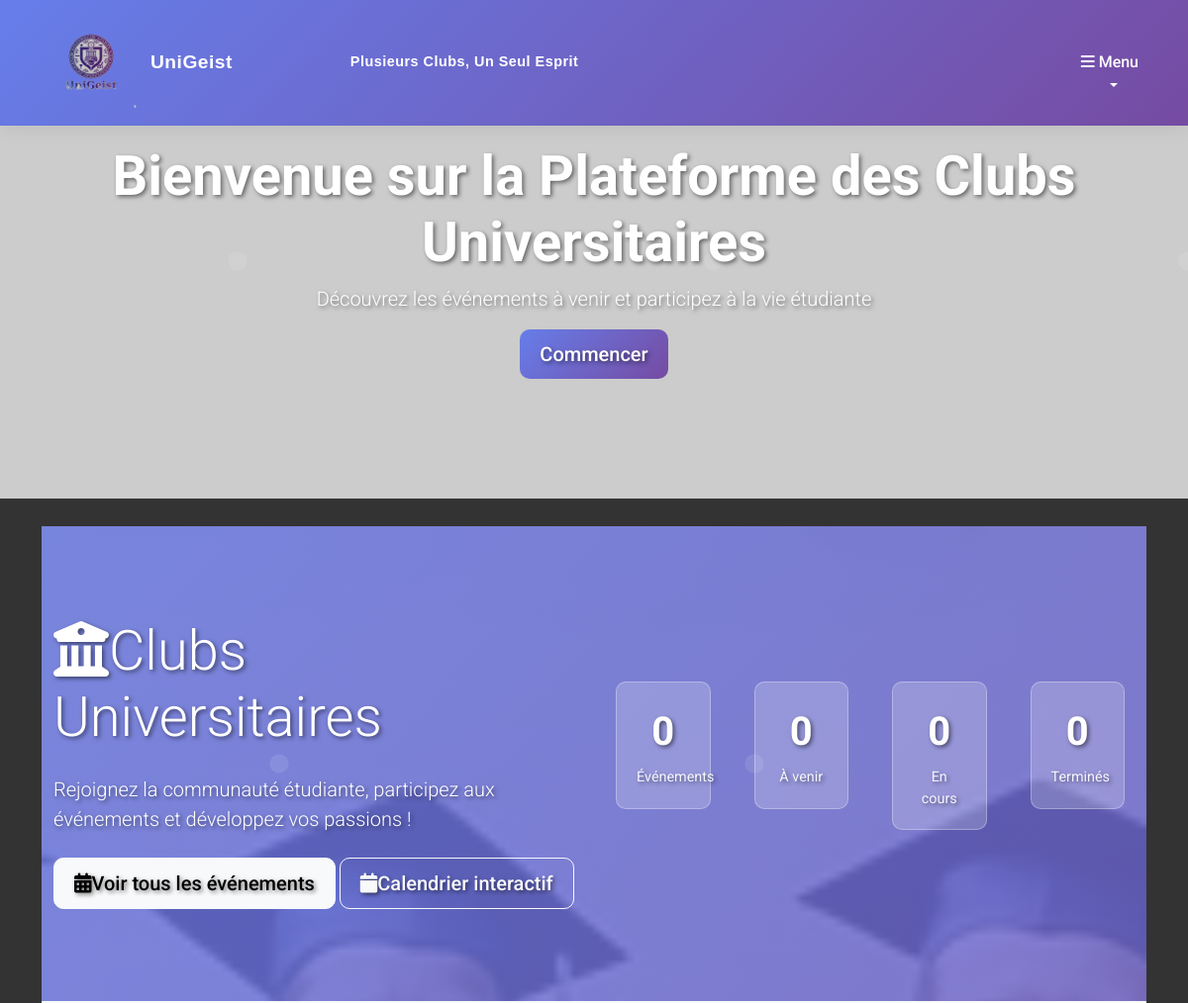
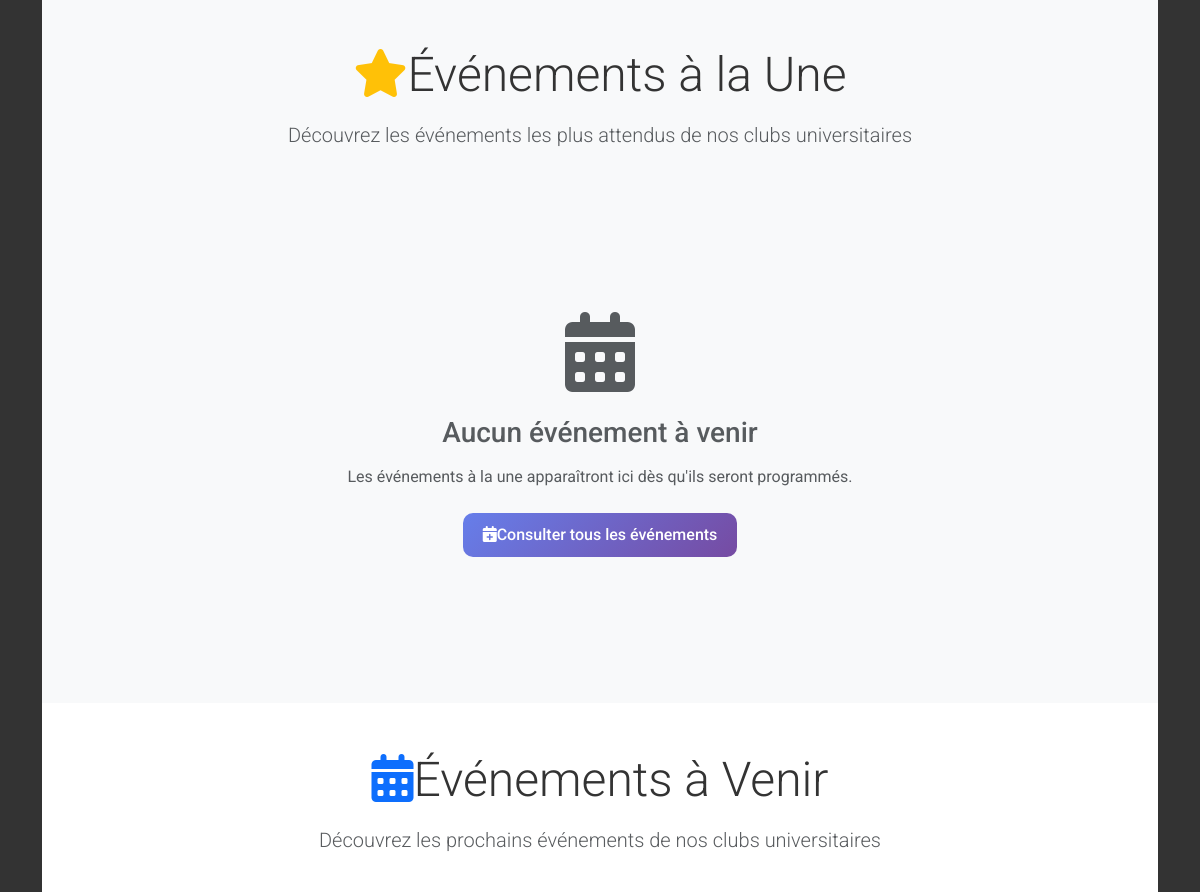
Page /evenements/ (upper part) on the earlier database version (2 pictures, top to bottom).
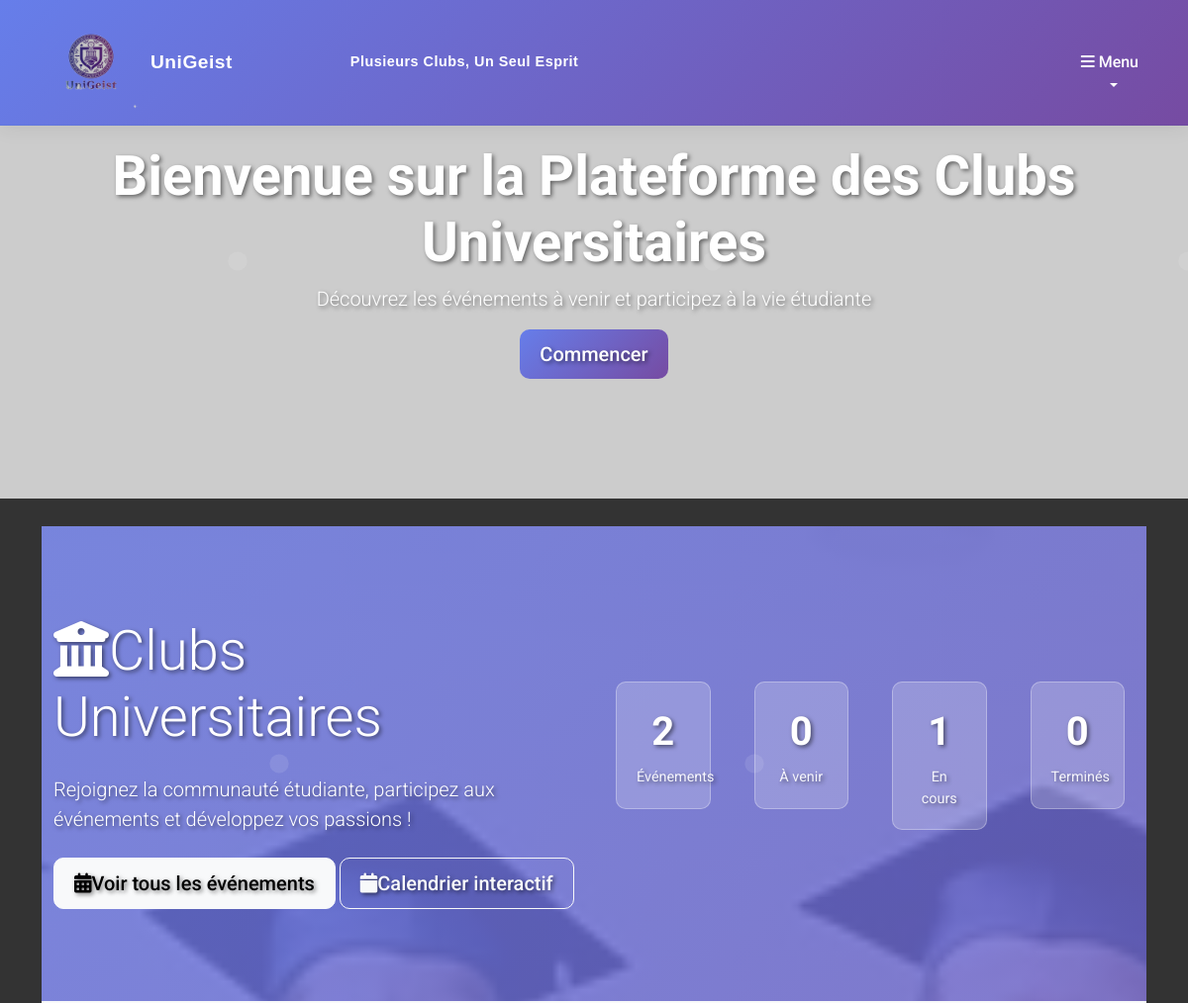
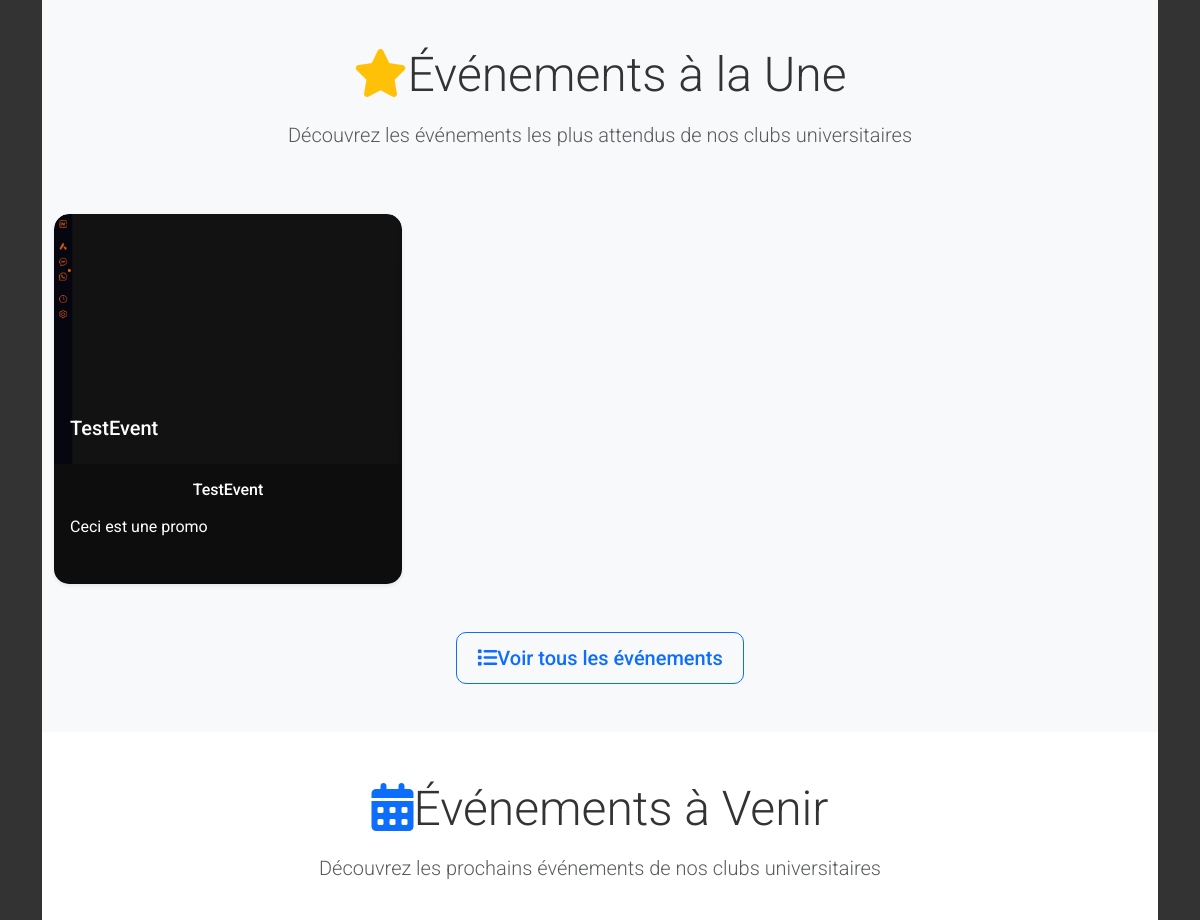
Same page on the later database version (2 pictures, top to bottom).
### appEvenements/models.py (models this page shows, shortened)
class Evenement(models.Model):
    id=models.AutoField(primary_key=True)
    titre = models.CharField(max_length=200, validators=[MinLengthValidator(6,"Le titre doit avoir au moins 6 caractères"), MaxLengthValidator(200), RegexValidator(r'^[a-zA-Z0-9\s.,!?-]+$', message="Le titre ne peut contenir que des lettres, chiffres, espaces et ponctuation basique.")])
    description = models.TextField( max_length=1000, validators=[validators.MinLengthValidator(10), validators.MaxLengthValidator(1000), validators.RegexValidator(r'^[a-zA-Z0-9\s.,!?-]+$', message="La description ne peut contenir que des lettres, chiffres, espaces et ponctuation basique.")])
    date_debut = models.DateTimeField()
    date_fin = models.DateTimeField()
    lieu = models.CharField(max_length=200, validators=[validators.MinLengthValidator(5), validators.MaxLengthValidator(200), validators.RegexValidator(r'^[a-zA-Z0-9\s.,!?-]+$', message="Le lieu ne peut contenir que des lettres, chiffres, espaces et ponctuation basique.")])
    statut = models.CharField(max_length=50, choices=[('planifie', 'Planifié'), ('en_cours', 'En cours'), ('termine', 'Terminé'), ('annule', 'Annulé')])
    visibilite = models.CharField(max_length=50, choices=[('public', 'Public'), ('prive', 'Privé')])
    max_participants = models.PositiveIntegerField(default=100, help_text="Nombre maximum de participants")
    featured = models.BooleanField(default=False, help_text="Événement à la une")
    promotion_image = models.FileField(upload_to='promotions/', blank=True, null=True, help_text="Image de promotion")
    promotion_description = models.TextField(blank=True, null=True, help_text="Description de promotion")

### appEvenements/views.py (the view)
# urls.py: path('',calendar_view, name='home'),
def calendar_view(request):
    from django.utils import timezone
    import json
    now = timezone.now()
    all_events = Evenement.objects.all().order_by('date_debut')
    featured_events = Evenement.objects.filter(featured=True).order_by('-date_debut')[:6]
    total_events = Evenement.objects.count()
    upcoming_events_count = Evenement.objects.filter(date_debut__gte=now).count()
    active_events = Evenement.objects.filter(statut='en_cours').count()
    completed_events = Evenement.objects.filter(statut='termine').count()
    events_data = []
    for event in all_events:
        event_dict = {
            'id': event.id,
            'title': event.titre,
            'start': event.date_debut.isoformat(),
            'end': event.date_fin.isoformat(),
            'description': event.description,
            'location': event.lieu,
            'status': event.statut,
            'featured': event.featured,
        }
        if event.featured:
            event_dict['color'] = '#FFD700'  # Yellow color for featured events
        events_data.append(event_dict)
    context = {
        'events': json.dumps(events_data),  # Convert to JSON string for JavaScript
        'events_list': events_data,  # Keep original list for template use
        'featured_events': featured_events,
        'upcoming_events_list': all_events.filter(date_debut__gte=now).order_by('date_debut')[:6],
        'total_events': total_events,
        'upcoming_events': upcoming_events_count,
        'active_events': active_events,
        'completed_events': completed_events,
    }
    if request.path in ['/', '/evenements/']:
        return render(request, 'home.html', context)
    else:
            return render(request, 'appEvenements/calendar.html', context)

### templates/home.html (shortened to what the changed rows need)
{% extends 'base.html' %}
{% load static %}
{% block hero_title %}Bienvenue sur la Plateforme des Clubs Universitaires{% endblock %}
{% block content %}
<div class="hero-section" style="background: linear-gradient(135deg, rgba(102, 126, 234, 0.85) 0%, rgba(118, 75, 162, 0.85) 100%), url('/static/images/Background.png'); background-size: cover; background-position: center; background-attachment: fixed; color: white; padding: 80px 0; margin-top: -20px; position: relative;">
    <div class="container">
        <div class="row align-items-center">
            <div class="col-lg-6">
                <h1 class="display-4 font-weight-bold mb-4 animate__animated animate__fadeInUp">
                    <i class="fas fa-university mr-3"></i>Clubs Universitaires
                </h1>
            </div>
            <div class="col-lg-6">
                <div class="stats-container animate__animated animate__fadeInRight">
                    <div class="row text-center">
                        <div class="col-6 col-md-3 mb-3">
                            <div class="stat-card">
                                <div class="stat-number">{{ total_events }}</div>
                                <div class="stat-label">Événements</div>
                            </div>
                        </div>
                        <div class="col-6 col-md-3 mb-3">
                            <div class="stat-card">
                                <div class="stat-number">{{ active_events }}</div>
                                <div class="stat-label">En cours</div>
                            </div>
                        </div>
                    </div>
                </div>
            </div>
        </div>
    </div>
</div>
<section class="featured-events py-5" style="background: #f8f9fa;">
    <div class="container">
        <div class="row mb-5">
            <div class="col-12 text-center">
                <h2 class="display-5 font-weight-bold mb-3" style="color: #333;">
                    <i class="fas fa-star text-warning mr-3"></i>Événements à la Une
                </h2>
            </div>
        </div>
        {% if featured_events %}
        <div class="row">
            {% for event in featured_events %}
            <div class="col-lg-4 col-md-6 mb-4">
                <div class="event-card card h-100 border-0 shadow-sm animate__animated animate__fadeInUp" style="border-radius: 15px; overflow: hidden; transition: all 0.3s ease;">
                    {% if event.promotion_image and event.promotion_image.url %}
                    <div class="card-img-top position-relative" style="border-radius: 15px 15px 0 0; overflow: hidden;">
                        <img src="{{ event.promotion_image.url }}" alt="{{ event.titre }}" class="w-100" style="height: 250px; object-fit: cover;">
                        <div class="image-overlay position-absolute bottom-0 start-0 end-0 bg-gradient-dark p-3" style="border-radius: 0 0 15px 15px;">
                            <h5 class="card-title text-white mb-2">{{ event.titre }}</h5>
                        </div>
                    </div>
                    {% endif %}
                    <div class="card-body" style="min-height: 120px;">
                        <h6 class="card-title text-center mb-3">{{ event.titre }}</h6>
                        {% if event.promotion_description %}
                            <p class="card-text">{{ event.promotion_description|truncatechars:150 }}</p>
                        {% else %}
                            <p class="card-text text-muted">{{ event.description|truncatechars:150 }}</p>
                        {% endif %}
                    </div>
                </div>
            </div>
            {% endfor %}
        </div>
        <div class="row mt-4">
            <div class="col-12 text-center">
                <a href="{% url 'appEvenements:liste' %}" class="btn btn-outline-primary btn-lg">
                    <i class="fas fa-list mr-2"></i>Voir tous les événements
                </a>
            </div>
        </div>
        {% else %}
        <div class="row">
            <div class="col-12">
                <div class="text-center py-5">
                    <div class="empty-state">
                        <i class="fas fa-calendar-alt fa-5x text-muted mb-4"></i>
                        <h3 class="text-muted mb-3">Aucun événement à venir</h3>
                        <p class="text-muted mb-4">Les événements à la une apparaîtront ici dès qu'ils seront programmés.</p>
                        <a href="{% url 'appEvenements:liste' %}" class="btn btn-primary">
                            <i class="fas fa-calendar-plus mr-2"></i>Consulter tous les événements
                        </a>
                    </div>
                </div>
            </div>
        </div>
        {% endif %}
    </div>
</section>
<section class="upcoming-events py-5" style="background: #ffffff;">
    <div class="container">
        <div class="row mb-5">
            <div class="col-12 text-center">
                <h2 class="display-5 font-weight-bold mb-3" style="color: #333;">
                    <i class="fas fa-calendar-alt text-primary mr-3"></i>Événements à Venir
                </h2>
            </div>
        </div>
    </div>
</section>
<link rel="stylesheet" href="https://cdnjs.cloudflare.com/ajax/libs/animate.css/4.1.1/animate.min.css">
{% endblock %}

Differences in the rows shown:
added Evenement: promotion_image (picture), titre "TestEvent", promotion_description "Ceci est une promo"
Other differences:
{{ total_events }}: "0" → "2"
{{ active_events }}: "0" → "1"
text no longer shown: "Aucun événement à venir Les événements à la une apparaîtront ici dès qu'ils seront programmés. Consulter tous les événements"
text now shown: "Voir tous les événements"
